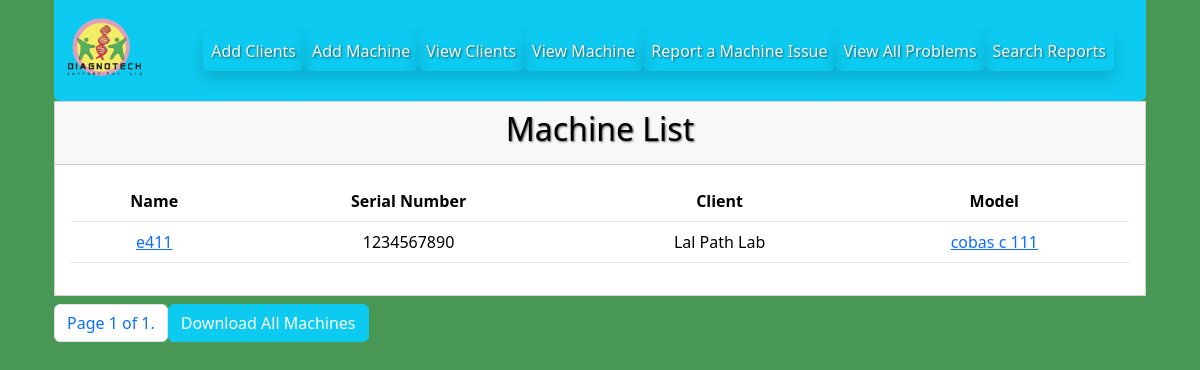
The page /machines/1/ (signed in) on the database as committed earlier.
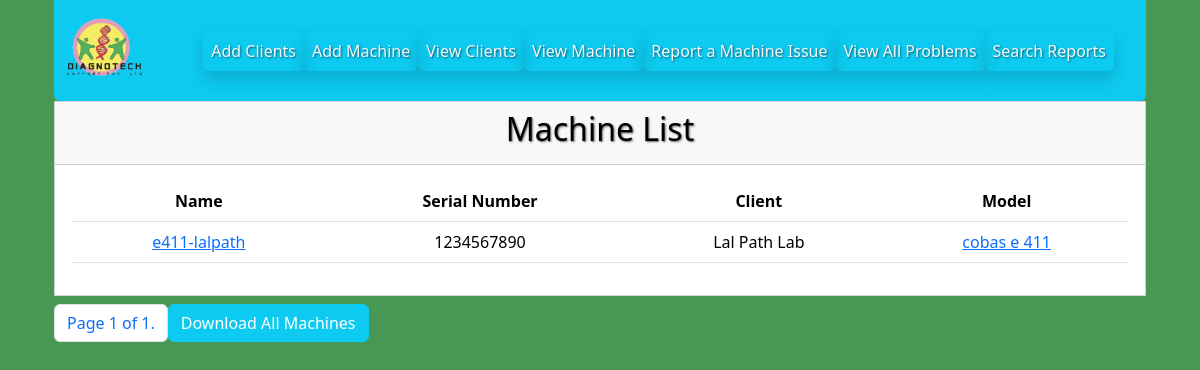
The same page on the database as committed later.
### digidiagno/models/machinemodel.py (models this page shows, shortened)
class MachineModel(models.Model):
        machine_name = models.CharField( max_length=50, unique=True)
        machine_serial_number = models.CharField(max_length=50, unique=True)
        client = models.ForeignKey(ClientModel, null=True, blank=True, related_name='machine', on_delete=models.CASCADE)
        model = models.CharField(max_length=100, choices=status_choices, default='Processing')
        install_location = models.CharField(max_length=50, null=True, blank=True)
        class Meta:
            ordering = ['-id']

### digidiagno/models/clientmodel.py (models this page shows, shortened)
class ClientModel(models.Model):
    client_name = models.CharField( max_length=50)
    client_address = models.CharField( max_length=50)
    client_contact = models.CharField( max_length=50)
    contact_number = models.CharField(max_length=50, blank=True, null=True)
    contact_email = models.CharField(max_length=50, blank=True, null=True)
    warranty_amc_status = models.CharField(max_length=50, choices=choice, blank=True, null=True)
    class Meta:
            ordering = ['-id']
    def __str__(self):
                return self.client_name

### digidiagno/views/machineview.py (the view)
# urls.py: path('machines/<int:machine_id>/', MachineView.view_machine_by_id, name = "machine_by_id"),
    @login_required
    def view_machine_by_id(request, machine_id):
       list_machines =  MachineModel.objects.filter(pk = int(machine_id))
       paginator = Paginator(list_machines,2)
       page_number = request.GET.get('page')
       page_obj = paginator.get_page(page_number)
       return render(request, 'view_machine.html', {'machine':page_obj, 'page_obj':page_obj})

### digidiagno/templates/view_machine.html (shortened to what this page needs)
    {% extends 'base.html' %}
    {% block content %}
    {% if user.is_authenticated %}
    {% include "header.html" %}
    {% else %}
    <p>You are not logged in! Please login first</p>
    <a href="{% url 'login' %}"><button>
        Go To Login
    </button></a>
    {% endif %}
        <div class="container">
            <div class="row justify-content-center">
                <div class="col-12">
                    <div class="card text-center rounded-0 ">
                        <div class="card-header text-black"> <h2 class="h2 text-black">Machine List</h2></div>
                        <div class="card-body table-responsive">
                                <table class="table" >
                                    <tr>
                                        <th>Name</th>
                                        <th>Serial Number</th>
                                        <th>Client</th>
                                        <th>Model</th>
                                    </tr>
                                {% for x in machine %}
                                        <tr>
                                        <td>
                                            <a href="{% url 'machine_by_id' machine_id=x.id %}">
                                                {{ x.machine_name }}
                                            </a>
                                        </td>
                                        <td>{{ x.machine_serial_number}}</td>
                                        <td>{{ x.client}}</td>
                                        <td> <a href="{% url 'problem_by_machine_model' x.model%}">
                                            {{ x.model }}
                                        </a></td>
                                        </tr>
            {% endfor %}
        </table>
        </div>
        </div>
        </div>
        </div>
        <div class="row">
            <div class="col-lg-12">
                <div class="d-flex mt-2 .justify-content-end">
                    <nav aria-label="Page navigation example">
                        <ul class="pagination">
                          <li class="page-item"><a class="page-link" href="#">
                            Page {{ page_obj.number }} of {{ page_obj.paginator.num_pages }}.
                        </a></li>
                        </ul>
                      </nav>
                <a href="{%  url 'export_all_machines' %}" mx-auto><button class="btn btn-info mx-auto text-white h-auto" >
                    Download All Machines
                  </button></a></div>
            </div>
        </div>
        </div>
        {% endblock %}

### digidiagno/templates/base.html (shortened to what this page needs)
<!DOCTYPE html>
<html lang="en">
<head>
    {% load static %}
    {% load bootstrap5 %}
    {% bootstrap_css %}
    {% load custom_tags %}
    <link rel="stylesheet" href="{% static 'css/custom.css' %}">
</head>
<body>
    <div class="container">
        {% block client_check %}
        {% if user.profile.client %}
            {% if  request.path == "/problem-added/"  or request.path == "/login/" %}
            {% block client_content %}
            {% endblock %}
            {% elif request.path != "/problem-added/" or  request.path != "/login/" %}
            <p class="h3">Clients are only allowed to report problems ! Please go here</p>
            <a href="{% url 'problem' %}"><button>
            Go To Client Page
            </button></a>
            {% endif %}
        {% else %}
        {% block content %}
        {% endblock %}
        {% endif %}
        {% endblock %}
    </div>
</body>
</html>

### digidiagno/templates/header.html (shortened to what this page needs)
<!DOCTYPE html>
<html lang="en">
<head>
    {% load static %}
    {% load bootstrap5 %}
    {% bootstrap_css %}
</head>
<body>
   {% if not user.profile.client %}
   <div class="container">
    <div class="row">
        <div class="col-lg-12">
            <nav class="navbar navbar-expand-lg bg-info rounded-bottom justify-content-center " >
                <a class="navbar-brand" href="/">
                    <img src="{% static 'images\diagnotech_logo.png' %}" height="75px" alt="">
                </a>
                <div class="collapse navbar-collapse" id="navbarNav">
                    <ul class="navbar-nav mx-auto">
                        <li class="nav-item">
                            <a href="{% url 'add_client' %}" class="nav-link link-light bg-info shadow rounded">Add Clients</a>
                        </li>
                        <li class="nav-item">
                            <a href="{% url 'add_machine' %}" class="nav-link link-light shadow rounded">Add Machine</a>
                        </li>
                        <li class="nav-item">
                            <a href="{% url 'view_clients' %}" class="nav-link link-light shadow rounded">View Clients</a>
                        </li>
                        <li class="nav-item">
                            <a href="{% url 'view_machine' %}" class="nav-link link-light shadow rounded">View Machine</a>
                        </li>
                        <li class="nav-item">
                            <a href="{% url 'problem' %}" class="nav-link link-light shadow rounded">Report a Machine Issue</a>
                        </li>
                        <li class="nav-item">
                            <a href="{% url 'view_all_problems' %}" class="nav-link link-light shadow rounded">View All Problems</a>
                        </li>
                        <li class="nav-item">
                            <a href="{% url 'view_problems_id' %}" class="nav-link link-light shadow rounded">Search Reports </a>
                        </li>
                    </ul>
                </div>
            </nav>
        </div>
    </div>
</div>
{% endif %}
</body>
</html>

### staticfiles/css/custom.css (style rules this page uses)
body { background-color: #489755 !important; }
.nav-link { text-shadow: 1px 1px 2px rgba(0, 0, 0, 0.5); }
.navbar { width: 100%; }
h1,h2 { color: aliceblue; text-shadow: 1px 1px 2px rgba(0, 0, 0, 0.60) !important; }
table { color:white; }

### digidiagno/templates/header.html (style rules this page uses)
.nav-link { text-shadow: 1px 1px 2px rgba(0, 0, 0, 0.5); }

Rows that differ between the two databases and show on the page:
changed MachineModel "Lal Path Lab": machine_name "e411" → "e411-lalpath"; model "cobas c 111" → "cobas e 411"
